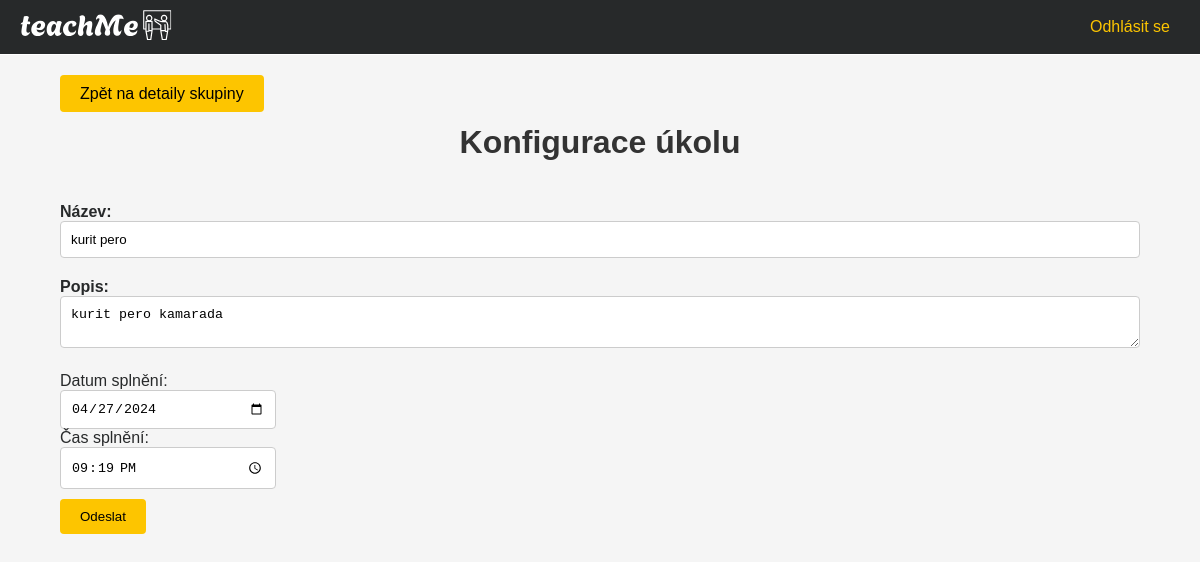
Page /configure_assignment/1 (signed in) on the committed database.
### models.py (models this page shows)
class Assignment(db.Model):
    id = db.Column(db.Integer, primary_key=True)
    title = db.Column(db.String(100), nullable=False)
    description = db.Column(db.Text, nullable=False)
    due_date = db.Column(db.Date, nullable=False)
    due_time = db.Column(db.Time, nullable=False)
    group = db.relationship('Group', backref=db.backref('assignments', lazy=True))
    group_id = db.Column(db.Integer, db.ForeignKey('group.id', ondelete='CASCADE'), nullable=False)

### routes/main.py (the view)
@main.route('/configure_assignment/<int:assignment_id>', methods=['GET', 'POST'])
def configure_assignment(assignment_id):
    assignment = Assignment.query.get_or_404(assignment_id)
    if not current_user.is_teacher or current_user.id not in [teacher.id for teacher in assignment.group.teachers]:
        abort(403)
    get_flashed_messages(category_filter=[])
    form = AssignmentForm(obj=assignment)  # Pre-fill the form with assignment data
    if form.validate_on_submit():
        form.populate_obj(assignment)  # Update assignment with form data
        db.session.commit()
        return redirect(url_for('main.assignment_details', assignment_id=assignment.id))
    return render_template('configure_assignment.html', form=form, assignment=assignment)

### forms.py
class AssignmentForm(FlaskForm):
    title = StringField('Title', validators=[DataRequired(), Length(max=100)])
    description = TextAreaField('Description', validators=[DataRequired()])
    due_date = DateField('Due Date', validators=[DataRequired()])
    due_time = TimeField('Due Time', validators=[DataRequired()])

### app.py (called while the page is built)
@login_manager.user_loader
def load_user(user_id):
    return User.query.get(user_id)

### templates/configure_assignment.html (shortened to what this page needs)
{% extends 'base.html' %}
{% block content %}
<div class="button-group">
    <a href="{{ url_for('main.assignment_details', assignment_id=assignment.id) }}" class=" btn btn-primary">Zpět na detaily skupiny</a>
</div>
<h1 class="create-group-title"><h1 class="create-group-title">Konfigurace úkolu</h1>
<div class="new_assignment_container">
  <form id="create-assignment-form" method="post">
    <div class="form-group">
      <label for="title">Název:</label>
      {{ form.title(class="form-control", id="title", required="required") }}
    </div>
    <div class="form-group">
      <label for="description">Popis:</label>
      {{ form.description(class="form-control", id="description", required="required") }}
    </div>
    <div class="form-group-date_time">
      <label for="due_date">Datum splnění:</label>
      {{ form.due_date(class="form-control", id="due_date", required="required") }}
    </div>
    <div class="form-group-date_time">
      <label for="due_time">Čas splnění:</label>
      {{ form.due_time(class="form-control", id="due_time", required="required") }}
    </div>
    <div class="form-group">
      <button type="submit" class="btn btn-primary">Odeslat</button>
    </div>
  </form>
</div>
{% endblock %}

### static/css/base.css (style rules this page uses)
body { font-family: 'Lato', sans-serif; background-color: #F8F8F8; color: #27292A; margin: 0; padding: 0; }

### static/css/login.css (style rules this page uses)
.form-group { margin-bottom: 20px; }

### static/css/new_group.css (style rules this page uses)
.create-group-title { text-align: center; margin-top: 20px; }

### static/css/group.css (style rules this page uses)
.button-group { padding-left: 5%; padding-top: 10px; margin-top: 20px; text-decoration: none; }

### static/css/new_assignment.css (style rules this page uses)
.new_assignment_container { width: 90%; margin: 0 auto; padding: 20px; }
.form-group { margin-bottom: 20px; }
.form-group label { display: block; font-weight: bold; }
.form-group-date_time { width: 20% }
.form-control { width: 100%; padding: 10px; border: 1px solid #ccc; border-radius: 4px; box-sizing: border-box; }
.btn-primary { padding: 10px 20px; margin-top: 10px; background-color: #FDC500; color: #000; border: none; border-radius: 4px; cursor: pointer; transition: background-color 0.3s; text-decoration: none; }

### static/css/assignments.css (style rules this page uses)
body { font-family: Arial, sans-serif; background-color: #f5f5f5; margin: 0; padding: 0; }
h1, h2 { color: #333; }
a { text-decoration: none; color: #007bff; }

### rows in the picture
Assignment: title "kurit pero", description "kurit pero kamarada", due_date "04/27/2024", due_time "21:19"
